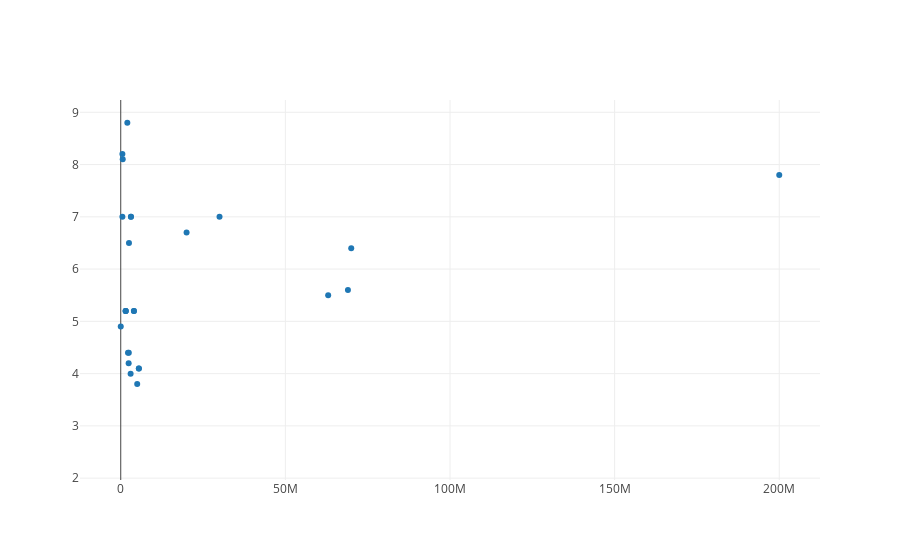

Notebook code cell kept with this figure:
### Code cell
facts.plotRatingToBudget('David Hasselhoff')

### Figure 1 — Plotly figure (JSON) as saved in the notebook; plotly's stock layout.template omitted (floating-point values rounded to 4 significant figures)
{"data": [{"mode": "markers", "text": ["Killing Hasselhoff", "Hoff the Record", "Last Night a DJ Saved My Life", "The Hasselhoffs", "Baywatch: Hawaiian Wedding", "Baywatch", "Baywatch: White Thunder at Glacier Bay", "Baywatch Nights", "Baywatch: Forbidden Paradise", "David Hasselhoff Live & Forever", "W.B., Blue and the Bean", "Hoff the Record", "Baywatch Nights", "American Paradise", "Power Play", "Guardians of the Galaxy: Inferno", "Nightcap", "Logan Paul Summer Saga", "Seven Bucks Digital Studios", "Baywatch", "It's No Game", "Guardians of the Galaxy Vol. 2", "F.A.C.T.S", "Call of Duty: Infinite Warfare", "Sharknado 4: The 4th Awakens", "TripTank", "Last Night a DJ Saved My Life", "Alleluia! The Devil's Carnival", "Hoff the Record", "Sharknado 3: Oh Hell No!", "Kung Fury", "The Project", "Robot Chicken", "The Christmas Consultant", "Keith Lemon: The Film", "Piranha 3DD", "The Carlton Dance", "LMFAO: Sorry for Party Rocking", "Rally On", "Fuga de cerebros 2", "Sons of Anarchy", "Hop", "To Live and Dine in L.A.", "The Young and the Restless", "Dancing Ninja", "Don't Hassel the Hoff", "Command & Conquer: Red Alert 3", "Anaconda: Offspring", "Knight Rider", "Pain", "Kickin' It Old Skool", "Click", "Fugitives Run", "The SpongeBob SquarePants Movie", "Dodgeball: A True Underdog Story", "Baywatch: Hawaiian Wedding", "Still Standing", "Just Shoot Me!", "Shaka Zulu: The Citadel", "Layover", "Jekyll & Hyde: The Musical", "One True Love", "Baywatch", "The West Wing", "3rd Rock from the Sun", "Action", "Legacy", "Welcome to Hollywood", "Nick Fury: Agent of Shield", "Baywatch: White Thunder at Glacier Bay", "NightMan", "Night Man", "Baywatch Nights", "Gridlock", "Baywatch: Forbidden Paradise", "Avalanche", "The Bulkin Trail", "Ring of the Musketeers", "Knight Rider 2000", "The Final Alliance", "W.B., Blue and the Bean", "Fire and Rain", "Panic at Malibu Pier", "La casa 4 (Witchcraft)", "Perry Mason: The Case of the Lady in the Lake", "Starke Zeiten", "Knight Rider", "Bridge Across Time", "The Cartier Affair", "The Love Boat", "Semi-Tough", "Pleasure Cove", "Starcrash", "Revenge of the Cheerleaders", "Police Story", "The Dean Martin Show", "Baywatch"], "textposition": "top center", "type": "scatter", "x": [null, null, 3100000, null, 5500000, 1500000, 4000000, null, null, null, null, null, null, 3000000, 1000000, null, null, null, null, 69000000, null, 200000000, null, null, 3000000, null, 3100000, 500000, null, 2400000, 600000, null, null, null, null, 5000000, 2500, null, 500000, null, null, 63000000, null, null, 2450000, 2000, null, null, null, null, null, 70000000, null, 30000000, 20000000, 5500000, null, null, null, null, null, null, 1500000, 2000000, null, null, 2200000, null, null, 4000000, 2500000, null, null, null, null, null, null, null, null, null, null, null, null, null, null, null, null, null, null, null, null, null, null, null, null, null, 1500000], "y": [4.3, 6.9, 7, 2.4, 4.1, 5.2, 5.2, 3.9, 5, 6.5, 4.7, 6.9, 3.9, null, null, 8.7, 5.6, 4, 4.6, 5.6, 6.6, 7.8, null, 6.3, 4, 6.3, 7, 7, 6.9, 4.2, 8.1, 5.2, 7.8, 5.4, 2.6, 3.8, 4.9, 7.7, 8.2, 4.6, 8.6, 5.5, 8.7, 5.2, 4.4, null, 7.6, 2.8, 5.7, 7.8, 4.6, 6.4, 3.2, 7, 6.7, 4.1, 7.6, 6.9, 5.3, 4.7, 6.8, 6.1, 5.2, 8.8, 7.8, 8.4, 4.4, 5.3, 3.7, 5.2, 6.5, 6.4, 3.9, 4.6, 5, 4.5, 5.2, 3.3, 4.7, 3.9, 4.7, 5.9, 5.9, 4, 6.7, 2.7, 6.9, 5, 5, 6.1, 6.4, 6.8, 3.9, 4.7, 7.5, 8.3, 5.2]}], "layout": {}}
